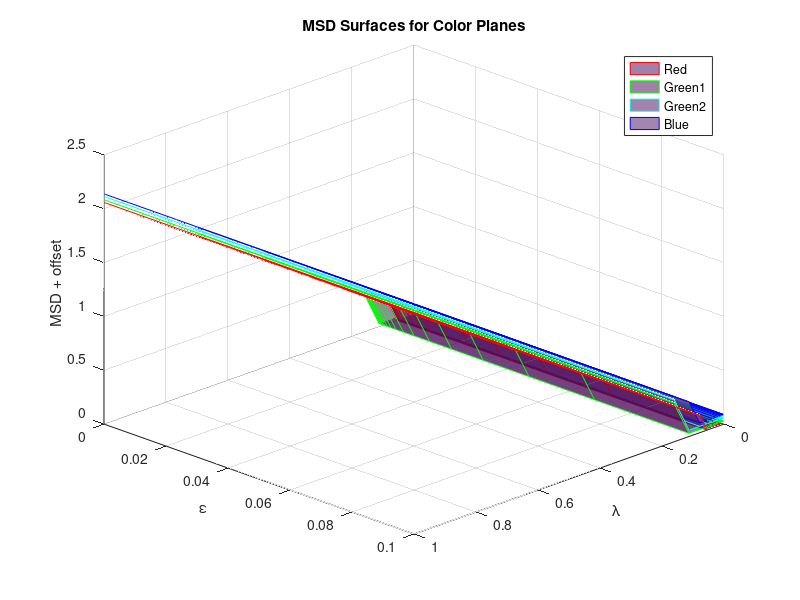

Reproduce this figure in MATLAB.
load('rof_results_singlepool.mat');
colors = {'r', 'g', 'c', 'b'};
labels = {'Red', 'Green1', 'Green2', 'Blue'};
offsets = [0.00, 0.03, 0.06, 0.09];  % optional vertical offsets

[LAMBDA, EPSILON] = meshgrid(lambda, epsilon);
figure('Name', 'MSD Surfaces for Color Planes');
hold on;

for p = 1:4
    surf(LAMBDA, EPSILON, msdCube(:,:,p)' + offsets(p), ...
        'FaceAlpha', 0.5, ...
        'EdgeColor', colors{p}, ...
        'DisplayName', labels{p});
end

xlabel('\lambda'); ylabel('\epsilon'); zlabel('MSD + offset');
title('MSD Surfaces for Color Planes');
legend('Location', 'best');
grid on;
view(135, 30);
